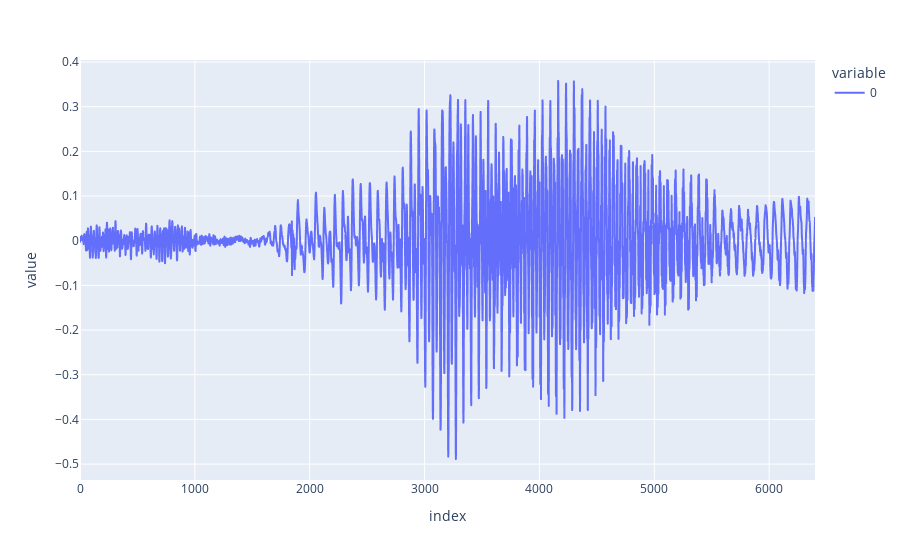

Source (notebook cell):
### Code cell
px.line((x.clone().detach().cpu())[0,0])

### Figure 1 — Plotly figure (JSON) as saved in the notebook; plotly's stock layout.template omitted (floating-point values rounded to 4 significant figures; data arrays with more than 128 entries replaced by an {"elided": "..."} marker saying what was removed)
{"data": [{"hovertemplate": "variable=0<br>index=%{x}<br>value=%{y}<extra></extra>", "legendgroup": "0", "line": {"color": "#636efa", "dash": "solid"}, "marker": {"symbol": "circle"}, "mode": "lines", "name": "0", "showlegend": true, "type": "scattergl", "x": {"elided": "6400 int values"}, "xaxis": "x", "y": {"elided": "6400 float values"}, "yaxis": "y"}], "layout": {"legend": {"title": {"text": "variable"}, "tracegroupgap": 0}, "margin": {"t": 60}, "xaxis": {"anchor": "y", "domain": [0, 1], "title": {"text": "index"}}, "yaxis": {"anchor": "x", "domain": [0, 1], "title": {"text": "value"}}}}
